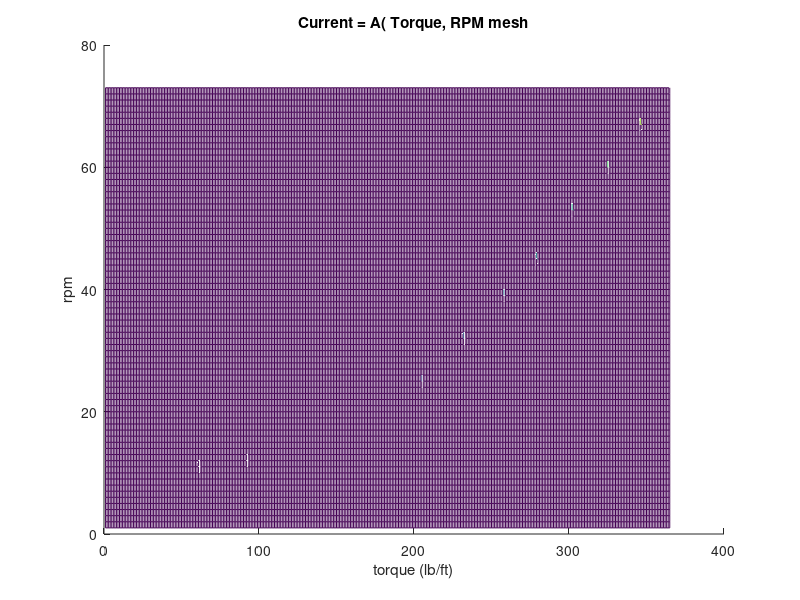
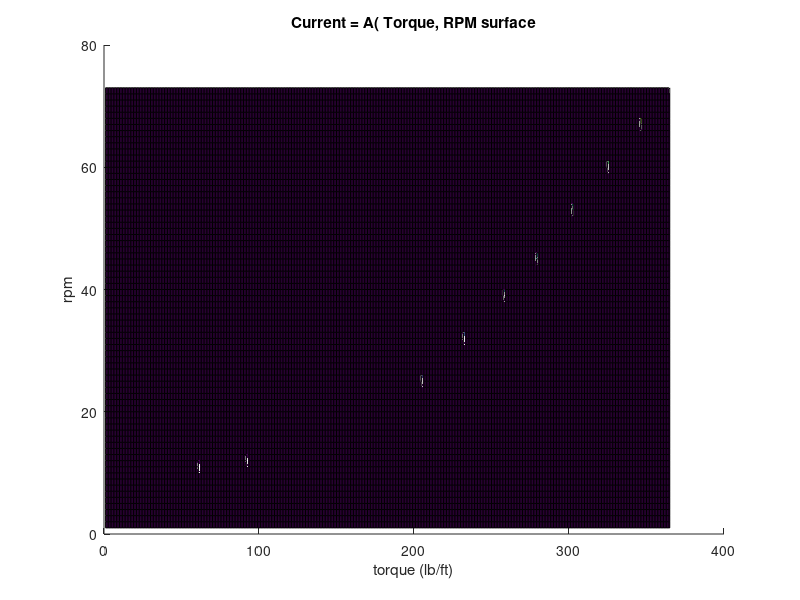
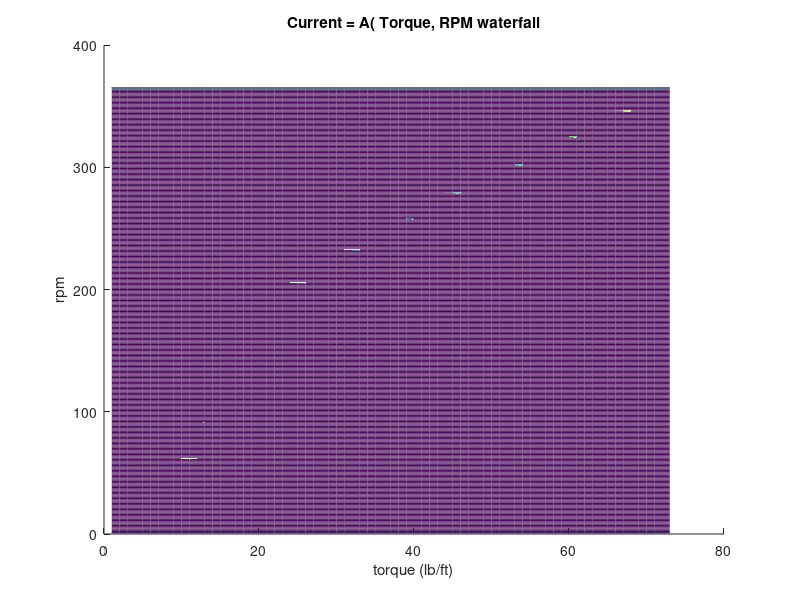
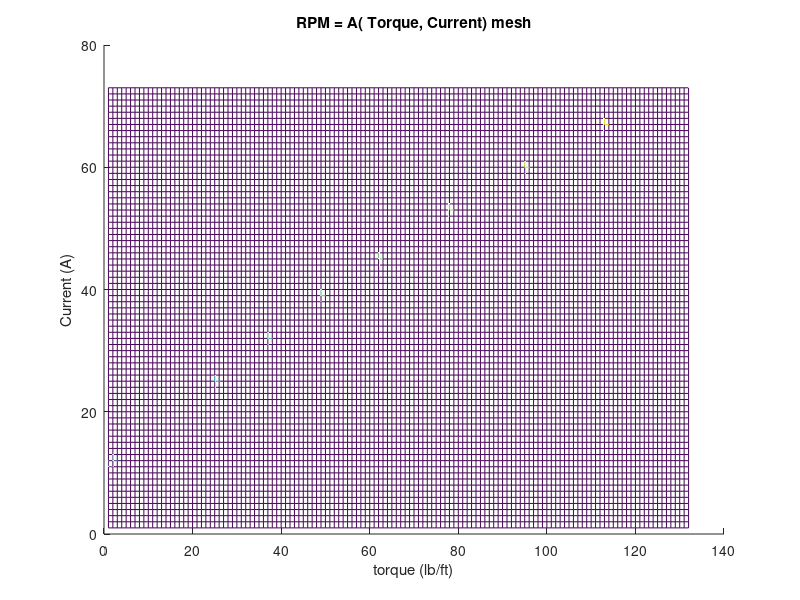

Write the MATLAB code that produced these figures, in order.
%% zero extending the 2-d data plots to plot 3-d
% dyno data collected at 100% load
% Torque = [1.0756; 1.2392; 2.5272; 3.23; 3.8744; 4.46; 5.28; 5.984; 6.744; 7.328];
% RPM = [610; 917; 2049; 2324; 2582; 2790; 3015; 3249; 3455; 3650];
% Current = [1; 2; 25; 37; 49; 62; 78; 95; 113; 132];
% Voltage = [86.7; 86.7; 86.7; 86.7; 86.7; 86.7; 86.7;  86.7;  86.4; 86.4];

Torque1 = [1.0756; 1.2392; 2.5272; 3.23; 3.8744; 4.46; 5.28; 5.984; 6.744; 7.328];
RPM1 = [610; 917; 2049; 2324; 2582; 2790; 3015; 3249; 3455; 3650];
Current1 = [1; 2; 25; 37; 49; 62; 78; 95; 113; 132];
Voltage1 = [86.7; 86.7; 86.7; 86.7; 86.7; 86.7; 86.7;  86.7;  86.4; 86.4];

% Dyno data collected at 90% load
Torque2 = [.9464; 1.0048; 1.0632;  1.1804; 1.4732; 2.5272; 3.8744; 4.52; 5.22; 5.924; 6.744; 7.448; 8.092; 8.912; 9.612];
RPM2 = [324; 428; 620; 820; 1308; 1810; 2238; 2427; 2595; 2796; 2993; 3150; 3282; 3459; 3608];
Current2 = [2 ;1;0;1;5;20;41; 52;65; 80;97;112;127;146;165];

% Dyno data collected at 80% load
Torque3 = [.8876; .9464;1.0632;1.1212;1.532;2.6444;3.992;4.576;5.28;5.984;6.804;8.148;8.968];
RPM3 = [232;430;624;822;1090;1479;1840;1976;2116;2296;2411;2640;2775];
Current3 = [4;3;1;0;2;14;31;40;50;62;75;101;116];

%% create function A( max1, max2) = zeros(max1,max2)
% where A(m,n), mis torque and n is rpm to result in current I
% rounding torque after multiply by 10
% rounding rpm after dividing by 10

m = [11; 12; 25; 32; 39; 45; 53; 60; 67; 73];    %torque T_1 - T_10
n = [61; 92; 205; 232; 258; 279; 302; 325; 346; 365];    %rpm RPM_1 - RPM_10
o = [1; 2; 25; 37; 49; 62; 78; 95; 113; 132];    %current I_1 - I_10

% create an array of zeros using A( max1, max2 )
A = zeros( 73, 365);    %z = current
B = zeros( 73, 132 );   %z = RPM
C = zeros( 132, 365 );  %z = Torque

%% map currents at respective torque, rpm coordinates
A( 11,61 ) = 1;
A( 12,92 ) = 2;
A( 25, 205 ) = 25;
A( 32,232 ) = 37;
A( 39,258 ) = 49;
A( 45,279 ) = 62;
A( 53,302 ) = 78;
A( 60,325 ) = 95;
A( 67,346 ) = 113;
A( 73,365 ) = 132;

figure
hold on
mesh(A)
hold off
title( 'Current = A( Torque, RPM mesh' )
xlabel( 'torque (lb/ft)' )
ylabel( 'rpm' ) 
zlabel( 'Current (A)' )

figure
hold on
surf(A)
hold off
title( 'Current = A( Torque, RPM surface' )
xlabel( 'torque (lb/ft)' )
ylabel( 'rpm' ) 
zlabel( 'Current (A)' )

% figure
% hold on
% plot3(A)
% hold off
% title( 'Current = A( Torque, RPM plot3' )
% xlabel( 'torque (lb/ft)' )
% ylabel( 'rpm' ) 
% zlabel( 'Current (A)' )

figure
hold on
waterfall(A')
hold off
title( 'Current = A( Torque, RPM waterfall' )
xlabel( 'torque (lb/ft)' )
ylabel( 'rpm' ) 
zlabel( 'Current (A)' )

%% map RPMs at respective torque, current coordinates
B( 11,1) = 61;
B( 12,2) = 92;
B( 25, 25) = 205;
B( 32,37) = 232;
B( 39,49) = 258;
B( 45,62) = 279;
B( 53,78) = 302;
B( 60,95) = 325;
B( 67,113) = 346;
B( 73,132) = 365;

figure
hold on
mesh(B)
hold off
title( 'RPM = A( Torque, Current) mesh' )
xlabel( 'torque (lb/ft)' )
ylabel( 'Current (A)' )
zlabel( 'rpm' ) 

figure
hold on
surf(B)
hold off
title( 'RPM = A( Torque, Current) surface' )
xlabel( 'torque (lb/ft)' )
ylabel( 'Current (A)' )
zlabel( 'rpm' ) 

% figure
% hold on
% plot3(B)
% hold off
% title( 'RPM = A( Torque, Current) plot3' )
% xlabel( 'torque (lb/ft)' )
% ylabel( 'Current (A)' )
% zlabel( 'rpm' ) 

figure
hold on
waterfall(B')
hold off
title( 'RPM = A( Torque, Current) waterfall' )
xlabel( 'torque (lb/ft)' )
ylabel( 'Current (A)' )
zlabel( 'rpm' ) 

%% map Torue at respective current, rpm coordinates
C( 1,61) = 11;
C( 2,92) = 12;
C( 25,205) = 25;
C( 37,232) = 32;
C( 49,258) = 39;
C( 62,279) = 45;
C( 78,302) = 53;
C( 95,325) = 60;
C( 113,346) = 67;
C( 132,365) = 73;

figure
hold on
mesh(C)
hold off
title( 'Torque = A( Current, RPM ) mesh' )
xlabel( 'Current (A)' )
ylabel( 'rpm' ) 
zlabel( 'torque (lb/ft)' )

figure
hold on
surf(C)
hold off
title( 'Torque = A( Current, RPM ) surface' )
xlabel( 'Current (A)' )
ylabel( 'rpm' ) 
zlabel( 'torque (lb/ft)' )

% figure
% hold on
% plot3(C)
% hold off
% title( 'Torque = A( Current, RPM ) plot3' )
% xlabel( 'Current (A)' )
% ylabel( 'rpm' ) 
% zlabel( 'torque (lb/ft)' )

figure
hold on
waterfall(C')
hold off
title( 'Torque = A( Current, RPM ) waterfall' )
xlabel( 'Current (A)' )
ylabel( 'rpm' ) 
zlabel( 'torque (lb/ft)' )





